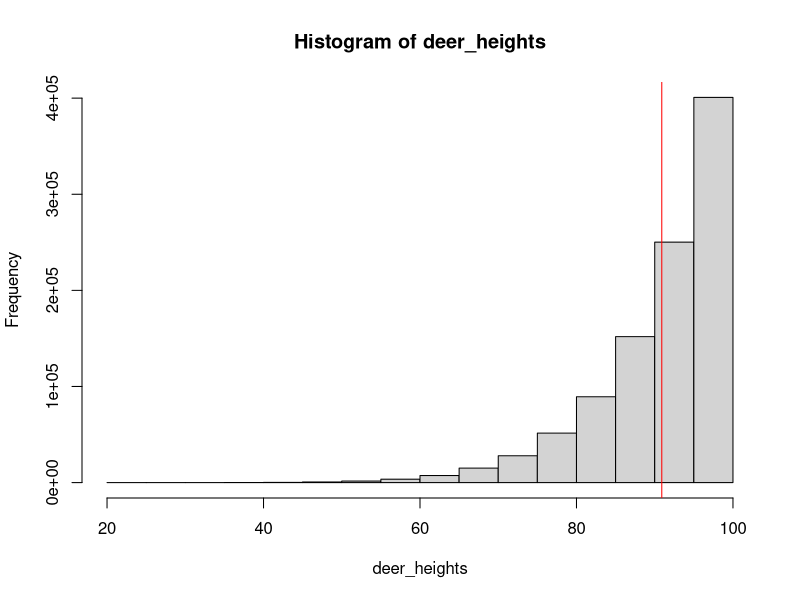
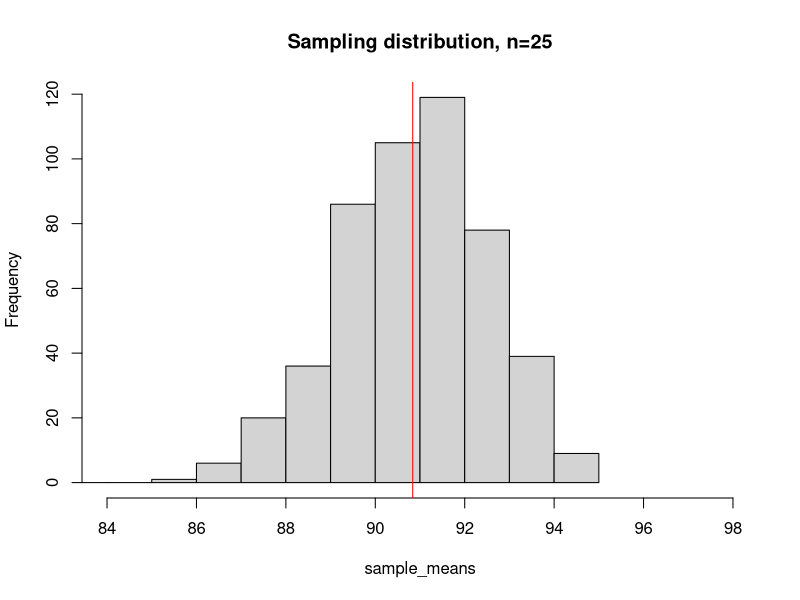
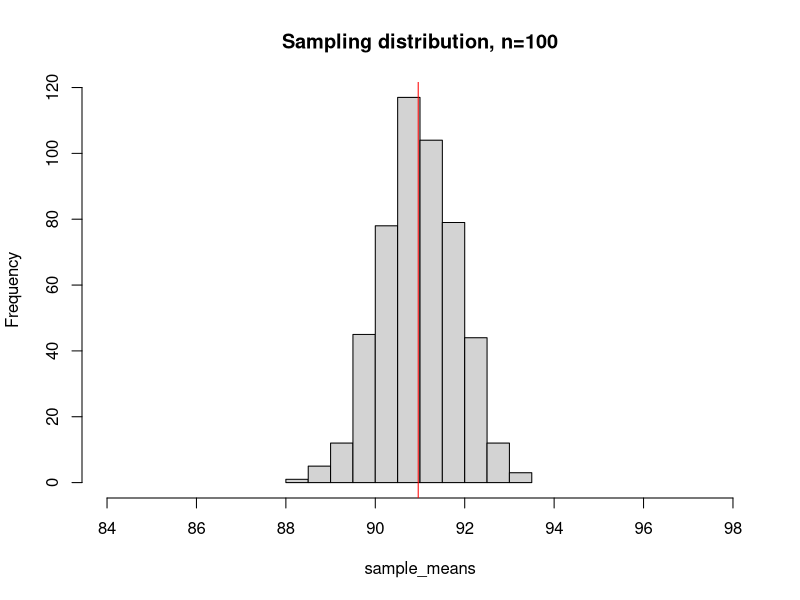

Write R code to recreate these figures, in order.
## ---- chunk 1
deer_heights <- rbeta(1E6, 10, 1)*100

hist(deer_heights)
abline(v= mean(deer_heights), col="red")
mean(deer_heights)
## ---- chunk 2
for(i in 1:5){
  print(mean(sample(deer_heights, 25, replace=F)))
}
## ---- chunk 3
sample_means <- c()

for(i in 1:500){
  sample_means <- c(sample_means, mean(sample(deer_heights, 25, replace=F)))
}
hist(sample_means,  xlim = c(84, 98), main="Sampling distribution, n=25")
abline(v=mean(sample_means), col="red")
mean(sample_means)
## ---- chunk 4
sample_means <- c()

for(i in 1:500){
  sample_means <- c(sample_means, mean(sample(deer_heights, 100, replace=F)))
}
hist(sample_means,  xlim = c(84, 98), main="Sampling distribution, n=100")
abline(v=mean(sample_means), col="red")
mean(sample_means)
